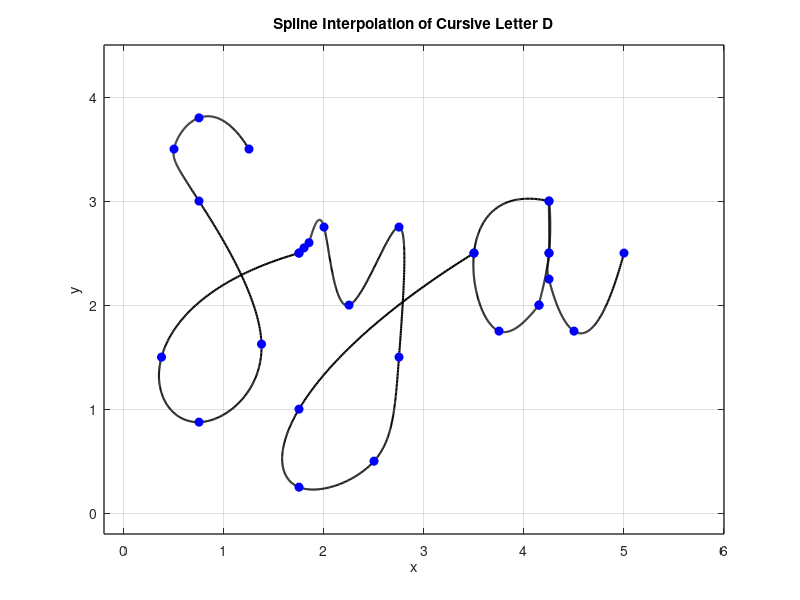

Here is the MATLAB script that generated this plot:
%% Letter S

x = [1.25 0.75 0.5 0.75 1.375 0.75 0.375 1.75];
y = [3.5 3.8 3.5 3 1.625 0.875 1.5 2.5];

n = length(x);
t = 0:n-1; % Parametric coordinate t
tt = 0:0.01:n-1; % More dense coordinate tt for spline interpolation

% Compute spline interpolation
xx = spline(t, x, tt);
yy = spline(t, y, tt);

% Plot settings
figure(1)
plot(xx, yy, 'k', 'LineWidth', 1.5) % plot spline
hold on
plot(x, y, 'bo', 'MarkerFaceColor', 'b') % plot data points
axis([-0.2 6 -0.2 4.5])
grid on
title('Spline Interpolation of Cursive Letter D')
xlabel('x')
ylabel('y')
set(gca, 'FontSize', 10, 'LineWidth', 1)
grid on


%% Letter Y

x = [0.5 0.55 0.6 0.75 1 1.5 1.5 1.25 0.5 0.5 2.25];
y = [2.5 2.55 2.6 2.75 2 2.75 1.5 0.5 0.25 1 2.5];

x_shift = 1.25;

% Apply the offset to x coordinates (horizontal) 
x = x + x_shift;

n = length(x);
t = 0:n-1; % Parametric coordinate t
tt = 0:0.01:n-1; % More dense coordinate tt for spline interpolation

% Compute spline interpolation
xx = spline(t, x, tt);
yy = spline(t, y, tt);

% Plot settings
figure(1)
plot(xx, yy, 'k', 'LineWidth', 1.5) % plot spline
hold on
plot(x, y, 'bo', 'MarkerFaceColor', 'b') % plot data points
axis([-0.2 6 -0.2 4.5])
grid on
title('Spline Interpolation of Cursive Letter D')
xlabel('x')
ylabel('y')
set(gca, 'FontSize', 10, 'LineWidth', 1)
grid on

%% letter a

x = [1 0.25 0.5 0.9 0.9 1 1 1 1 1.25 1.75];
y = [3 2.5 1.75 2 2 2.5 3 2.5 2.25 1.75 2.5];

x_shift = 3.25;

% Apply the offset to x coordinates (horizontal) 
x = x + x_shift;

n = length(x);
t = 0:n-1; % Parametric coordinate t
tt = 0:0.01:n-1; % More dense coordinate tt for spline interpolation

% Compute spline interpolation
xx = spline(t, x, tt);
yy = spline(t, y, tt);

% Plot settings
figure(1)
plot(xx, yy, 'k', 'LineWidth', 1.5) % plot spline
hold on
plot(x, y, 'bo', 'MarkerFaceColor', 'b') % plot data points
axis([-0.2 6 -0.2 4.5])
grid on
title('Spline Interpolation of Cursive Letter D')
xlabel('x')
ylabel('y')
set(gca, 'FontSize', 10, 'LineWidth', 1)
grid on
